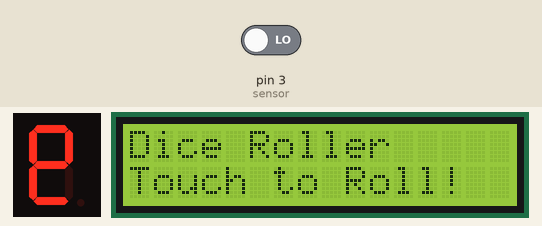
Simulated run of this sketch. Board: Arduino Uno, built with avr-gcc and run on an emulated ATmega328P. On the bench: 1-digit seven-segment display, 16×2 character LCD. Wiring (inferred from the names in the program): 1-digit 7-segment display, segments lit when LOW: segments pin 11, pin 10, pin 9, pin 8, pin 7, pin 6, pin 5. Inputs (shaded band) come from the test bench; at power-on: pin 3 (sensor) LOW. Random numbers use the default seed unless the sketch sets one; the segment pins are drawn as the display they are named for; what the sketch prints to the serial monitor is not drawn.

Above: at 1.5 s.
2.1 s: pin 3 (sensor) driven HIGH
At 2.2 s:
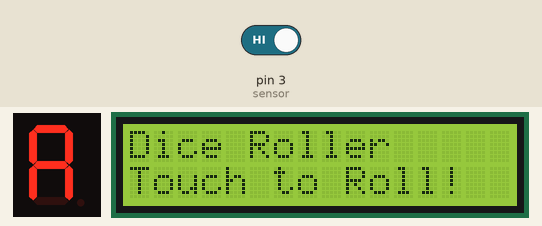
At 2.55 s:
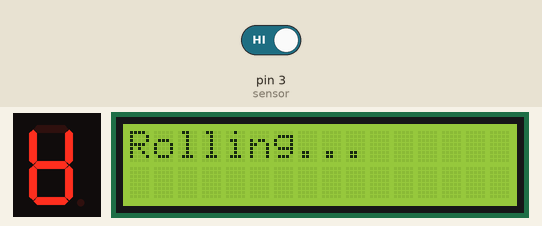
3.8 s: pin 3 (sensor) driven LOW
7.0 s: pin 3 (sensor) driven HIGH
At 9.9 s:
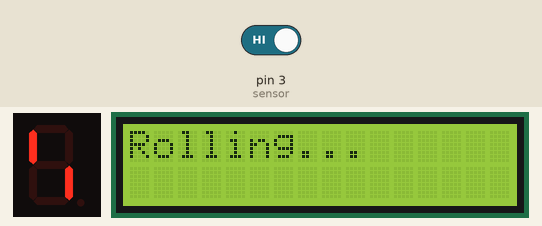

The sketch:

electronic_dice.ino
```cpp
#include <Wire.h>
#include <hd44780.h>
#include <hd44780ioClass/hd44780_I2Cexp.h>

// I2C LCD using hd44780 library
hd44780_I2Cexp lcd;

// LCD dimensions
const int LCD_COLS = 16;
const int LCD_ROWS = 2;

// 7-Segment Display Pins
int seg_a = 11;
int seg_b = 10;
int seg_c = 9;
int seg_d = 8;
int seg_e = 7;
int seg_f = 6;
int seg_g = 5;

// Touch Sensor Pin
int sensor = 3;

int i = 0;
int prevRoll = 0;
unsigned long resultDisplayTime = 0;
int rollCount = 0;

void setup() {
  // Configure segment pins as outputs
  pinMode(seg_a, OUTPUT);
  pinMode(seg_b, OUTPUT);
  pinMode(seg_c, OUTPUT);
  pinMode(seg_d, OUTPUT);
  pinMode(seg_e, OUTPUT);
  pinMode(seg_f, OUTPUT);
  pinMode(seg_g, OUTPUT);
  pinMode(sensor, INPUT);

  // Initialize Serial
  Serial.begin(9600);
  Serial.println("Dice Roller Initialized");
  Serial.println("------------------------");

  // Initialize LCD
  int status = lcd.begin(LCD_COLS, LCD_ROWS);
  if (status) {
    // If init failed, halt and flash error code
    hd44780::fatalError(status);
  }
  lcd.backlight();
  lcd.setCursor(0, 0);
  lcd.print("Dice Roller");
  lcd.setCursor(0, 1);
  lcd.print("Touch to Roll!");

  // Seed random number generator
  randomSeed(analogRead(A0));

  // Idle animation until sensor is touched
  while (digitalRead(sensor) == LOW) {
    pattern();
  }
}

void loop() {
  if (digitalRead(sensor) == HIGH) {
    i = random(1, 7);
    rollCount++;

    // Suspense animation
    lcd.clear();
    lcd.setCursor(0, 0);
    lcd.print("Rolling...");
    for (int pat = 0; pat <= 2; pat++) {
      pattern();
    }

    // Display result on 7-segment
    sevenSeg();

    // Display result on LCD
    lcd.clear();
    lcd.setCursor(0, 0);
    lcd.print("Roll #");
    lcd.print(rollCount);
    lcd.print(": ");
    lcd.print(i);
    lcd.setCursor(0, 1);
    if (prevRoll == 0) {
      lcd.print("Prev: --");
    } else {
      lcd.print("Prev: ");
      lcd.print(prevRoll);
    }

    prevRoll = i;

    // Log to Serial Monitor
    Serial.print("Roll #");
    Serial.print(rollCount);
    Serial.print(": ");
    Serial.println(i);

    resultDisplayTime = millis();
  }

  // Return to idle after 10 seconds
  if (resultDisplayTime != 0 && millis() - resultDisplayTime > 10000) {
    resultDisplayTime = 0;
    lcd.clear();
    lcd.setCursor(0, 0);
    lcd.print("Dice Roller");
    lcd.setCursor(0, 1);
    lcd.print("Touch to Roll!");
    while (digitalRead(sensor) == LOW) {
      pattern();
    }
  }
}

void clearDisplay() {
  digitalWrite(seg_a, LOW);
  digitalWrite(seg_b, LOW);
  digitalWrite(seg_c, LOW);
  digitalWrite(seg_d, LOW);
  digitalWrite(seg_e, LOW);
  digitalWrite(seg_f, LOW);
  digitalWrite(seg_g, LOW);
}

void sevenSeg() {
  clearDisplay();

  if (i == 1) {
    digitalWrite(seg_b, HIGH);
    digitalWrite(seg_c, HIGH);
  } else if (i == 2) {
    digitalWrite(seg_a, HIGH);
    digitalWrite(seg_b, HIGH);
    digitalWrite(seg_d, HIGH);
    digitalWrite(seg_e, HIGH);
    digitalWrite(seg_g, HIGH);
  } else if (i == 3) {
    digitalWrite(seg_a, HIGH);
    digitalWrite(seg_b, HIGH);
    digitalWrite(seg_c, HIGH);
    digitalWrite(seg_d, HIGH);
    digitalWrite(seg_g, HIGH);
  } else if (i == 4) {
    digitalWrite(seg_b, HIGH);
    digitalWrite(seg_c, HIGH);
    digitalWrite(seg_f, HIGH);
    digitalWrite(seg_g, HIGH);
  } else if (i == 5) {
    digitalWrite(seg_a, HIGH);
    digitalWrite(seg_c, HIGH);
    digitalWrite(seg_d, HIGH);
    digitalWrite(seg_f, HIGH);
    digitalWrite(seg_g, HIGH);
  } else if (i == 6) {
    digitalWrite(seg_a, HIGH);
    digitalWrite(seg_c, HIGH);
    digitalWrite(seg_d, HIGH);
    digitalWrite(seg_e, HIGH);
    digitalWrite(seg_f, HIGH);
    digitalWrite(seg_g, HIGH);
  }

  delay(2000);
}

void pattern() {
  clearDisplay();

  digitalWrite(seg_a, HIGH); delay(100); digitalWrite(seg_a, LOW);
  digitalWrite(seg_b, HIGH); delay(100); digitalWrite(seg_b, LOW);
  digitalWrite(seg_c, HIGH); delay(100); digitalWrite(seg_c, LOW);
  digitalWrite(seg_d, HIGH); delay(100); digitalWrite(seg_d, LOW);
  digitalWrite(seg_e, HIGH); delay(100); digitalWrite(seg_e, LOW);
  digitalWrite(seg_f, HIGH); delay(100); digitalWrite(seg_f, LOW);
}
```
